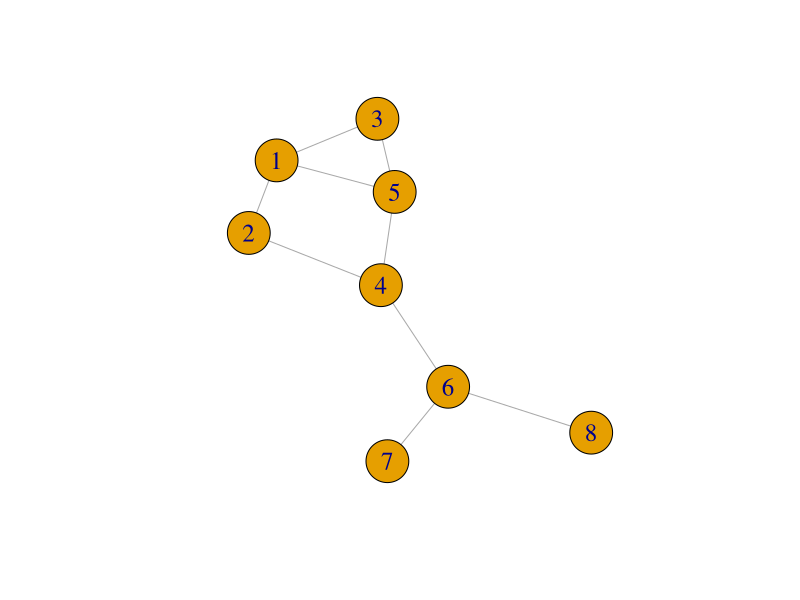
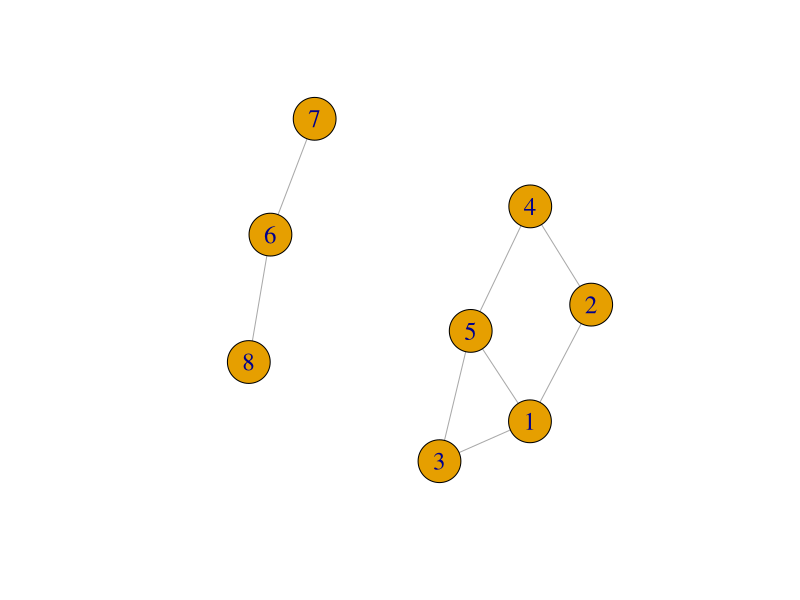

These figures' R source, in order:
## ---- chunk 1
library(igraph)
## ---- chunk 2
BFS_unweightedGraph <- function(Gmat, src){ 
  # Dijkstra type algorithm to find shortest paths from a source node for 
  # unweighted graphs
  # output: shDist, nPaths, prevVertexList (list) 
  # internal control var: visited, queue
  
  # setup param
  n = nrow(Gmat)                # total num of vertexes
  visited = rep(FALSE, n)       # visited indicator to setup a queue (default=F)
  queue = numeric()             # queue for BFS
  shDist = rep(Inf, n)          # shortest distances from the src
  nPaths = rep(0, n)            # num of shortest paths from the src
  prevVertexList = vector("list", length = n)   # shortest paths will be stored
  
  # at the src vertex
  shDist[src] = 0
  nPaths[src] = 1
  visited[src] = TRUE
  queue = c(queue, src)
  prevVertexList[[src]] = -1      # -1 means it is the src 
                                  # a list due to possible multiplicity
  
  # BFS type algorithm
  while(length(queue) != 0){
    curr = queue[1]             # get a current vertex from queue
    queue = queue[-1]           # remove curr from queue (FIFO)
    
    # For all connected vertexes
    for (u in which(Gmat[curr, ] == 1)){ 
      # If u is not visited, push it to the queue
      if (!visited[u]){
        visited[u] = TRUE
        queue = c(queue, u)
      } 
      # print(queue)
      
      # Check if it is a better path
      if (shDist[u] > shDist[curr] + 1){  
        shDist[u] = shDist[curr] + 1
        nPaths[u] = nPaths[curr]
        prevVertexList[[u]] = curr
      } else if (shDist[u] == shDist[curr] + 1){
        # Check if additional shortest path is found
        nPaths[u] = nPaths[curr] + 1
        prevVertexList[[u]] = c(prevVertexList[[u]], curr)
      }
    }
  }
  
  result = list(numVertexes=n, 
                source=src,
                shDist=shDist, 
                nPaths=nPaths, 
                prevVertexList=prevVertexList)
  return(result)
}
## ---- chunk 3
BFS_unweightedGraph_getPaths <- function(BFSout, src, dest){
  # Extract the shortest paths (src -> dest) from a BFS output for a Graph and the src
  n = BFSout$numVertexes
  tmp = BFSout$source
  if (tmp != src){
    print("The source of BFSout is different from the input src. Check the sanity of input.")
    return()
  }
  
  prevVertexList = BFSout$prevVertexList
  numPaths = BFSout$nPaths[dest]
  listPaths = vector('list', numPaths)
  listPathsInd = 1
  
  # Backtracking
  # Initialize
  q_branching = numeric()     # queue for vertexes with multiple prevVertexes (LIFO)
  q_newBranch = numeric()     # additional prevVertexes at q_branching
  q_pastPath = list()         # path up to the last q_branching
  currPath = numeric()
  
  curr = dest                    # current vertex
  tmp = prevVertexList[[curr]] 
  tmp = tmp[length(tmp):1]
  crawl = tmp[length(tmp)]
  crawlRight = tmp[-length(tmp)]
  q_branching = c( q_branching, rep(curr, length(crawlRight)) )
  q_newBranch = c(q_newBranch, crawlRight)
  currPath = c(currPath, curr)
  if (length(crawlRight) >= 1){
    for (i in 1:length(crawlRight)){
      q_pastPath = c(q_pastPath, currPath)
    }
  }
  
  # Stopping rule = (crawl = -1 (at the src) and q_branching is empty)
  while( (crawl != -1) || (length(q_branching)!=0) ){
    
    #print(crawl)
    curr = crawl           # Move to the previous vertex
    tmp = prevVertexList[[curr]] 
    tmp = tmp[length(tmp):1]
    crawl = tmp[length(tmp)]
    crawlRight = tmp[-length(tmp)]
    q_branching = c( q_branching, rep(curr, length(crawlRight)) )
    q_newBranch = c(q_newBranch, crawlRight)
    currPath = c(currPath, curr)    
    if (length(crawlRight) >= 1){
      for (i in 1:length(crawlRight)){
        q_pastPath = c(q_pastPath, list(currPath))
      }
    }
    
    # When it reached the src, report one shortest path
    if (crawl == -1){
      # found one shortest path
      listPaths[[listPathsInd]] = currPath[length(currPath):1]          
      listPathsInd = listPathsInd + 1
      
      # Further if branching vertexes remain, go to the last q_branching and remove queues.
      if (length(q_branching)!=0){
        curr = tail(q_branching, 1)                 # go to the last branching vertex
        crawl = tail(q_newBranch, 1)
        currPath = q_pastPath[[length(q_pastPath)]]
        q_branching = q_branching[-length(q_branching)]     # LIFO
        q_newBranch = q_newBranch[-length(q_newBranch)]
        q_pastPath = q_pastPath[-length(q_pastPath)]
      }
    }
  }

  return(listPaths)
}
## ---- chunk 4
getEdges <- function(Gmat){
  edges = list()
  i <- 1
  n <- nrow(Gmat)
  for (i in 1:n){
    for (j in which(Gmat[i, ] == 1)){
      if (j > i){
        e = list(c(i, j))
        edges = append(edges, e)
      }
    }
  }
  return(edges)
}
## ---- chunk 5
myEdgeBetweenness <- function(Gadjmat){
  # Initialize var
  n <- nrow(Gadjmat)
  edgeList <- getEdges(Gadjmat)
  nEdges <- length(edgeList)
  edgeBetweenness <- numeric(nEdges)
  nShPathsMat <- matrix(0, n, n)
  nShPathViaAnEdge <- matrix(0, n, n)
  betnnessSummand <- matrix(0, nEdges, n*(n-1)/2)   # May use lots of memory for large n
  BFSout <- list()

  # BFS for each vertex
  for (i in 1:n){
    BFSout[[i]] <- BFS_unweightedGraph(Gadjmat, i)
  }
  
  # Count the number of the shortest paths between i and j
  for (i in c(1:(n-1))){
    for (j in c((i+1):n)){
      nShPathsMat[i,j] <- BFSout[[i]]$nPaths[j]
    }
  }
  
  # Compute betnnessSummand
  for (i in c(1:(n-1))){
    for (j in c((i+1):n)){
      # Extract shPaths, which is done only once per pair
      pathij <- BFS_unweightedGraph_getPaths(BFSout[[i]], i, j)
      
      # Count shPaths going through a give edge
      for (k in 1:nEdges){
        e <- edgeList[[k]]
        count <- 0
        for (l in 1:length(pathij)){
          path_l = pathij[[l]] 
          # Check if a path contains the edge e
          for (m in 1:(length(path_l)-1)){
            if (all(path_l[m:(m+1)] == e) | all(path_l[m:(m+1)] == e[2:1])){
              count <- count + 1
            }
          }
        }
        summand <- count / nShPathsMat[i,j]
        # Indexing upper matrix cells in a linear fashion
        betnnessSummand[k, (i-1)*(2*n-i)/2 + (j-i)] <- summand
      }
    }
  }
  
  # Compute edge betweenness
  edgeBetweenness = rowSums(betnnessSummand)
  
  # output
  n = length(edgeList)
  edgeMat = matrix(NA, 2, n)
  for (i in 1:n){
    edgeMat[, i] = cbind(edgeList[[i]][1], edgeList[[i]][2])
  }
  out = list(edgeMat=edgeMat, edgeBetweenness=edgeBetweenness)
  return(out)
}
## ---- chunk 6
isConnected <- function(Gadjmat){
  n <- nrow(Gadjmat)
  BFS1 <- BFS_unweightedGraph(Gadjmat, 1)
  return(!any(BFS1$nPaths == 0))
}
## ---- chunk 7
GirvanNewman1step <- function(Gmat){
  # Initialize
  n <- nrow(Gmat)
  
  # Check input matrix
  if (!isConnected(Gmat)){
    print("Input adj matrix is not connected, so it cannot be searched by this function.")
    return()
  }
  
  edgeList <- getEdges(Gmat)
  edgeBetweenness <- myEdgeBetweenness(Gmat)$edgeBetweenness
  ind <- which.max(edgeBetweenness)
  e <- edgeList[[ind]]  
  Gmat2 <- Gmat
  Gmat2[e[1], e[2]] <- 0
  Gmat2[e[2], e[1]] <- 0
  isConnected <- isConnected(Gmat2)
  
  out <- list(n=n, edgeList=edgeList, edgeBetweenness=edgeBetweenness, 
              removedEdge=e, outAdjmat=Gmat2, isConnected=isConnected)
  return(out)
}
## ---- chunk 8
          #  node  1,2,3,4,5,6,7,8 
Gadjmat = rbind( c(0,1,1,0,1,0,0,0), 
                 c(1,0,0,1,0,0,0,0), 
                 c(1,0,0,0,1,0,0,0),
                 c(0,1,0,0,1,1,0,0),
                 c(1,0,1,1,0,0,0,0),
                 c(0,0,0,1,0,0,1,1),
                 c(0,0,0,0,0,1,0,0),
                 c(0,0,0,0,0,1,0,0) )
## ---- chunk 9
grp1 <- graph_from_adjacency_matrix(Gadjmat, mode="undirected", diag=FALSE)
set.seed(1); plot(grp1, vertex.size=25, vertex.label.cex=1.5)
## ---- chunk 10
n = nrow(Gadjmat)
BFSout = vector("list", length=n)
for (i in 1:n){
  BFSout[[i]] <- BFS_unweightedGraph(Gadjmat, i)
}

allPaths = list()
for (src in 1:(n-1)){
  for (dest in c((src+1):n)){
    tmpout = BFS_unweightedGraph_getPaths(BFSout[[src]], src, dest)
    allPaths = append(allPaths, tmpout)
  }
}

allPaths
## ---- chunk 11
myEdgeBetweenness(Gadjmat)
## ---- chunk 12
out <- GirvanNewman1step(Gadjmat)
out$isConnected
## ---- chunk 13
grp2 <- graph_from_adjacency_matrix(out$outAdjmat, mode="undirected", diag=FALSE)
set.seed(1); plot(grp2, vertex.size=25, vertex.label.cex=1.5)
